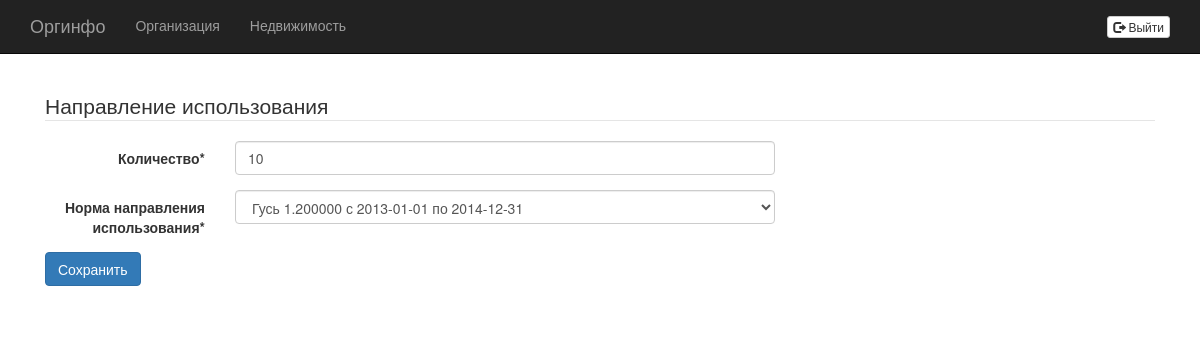
The app's page /real_estates/1/land_plots_and_outbuilding/1/, older data.
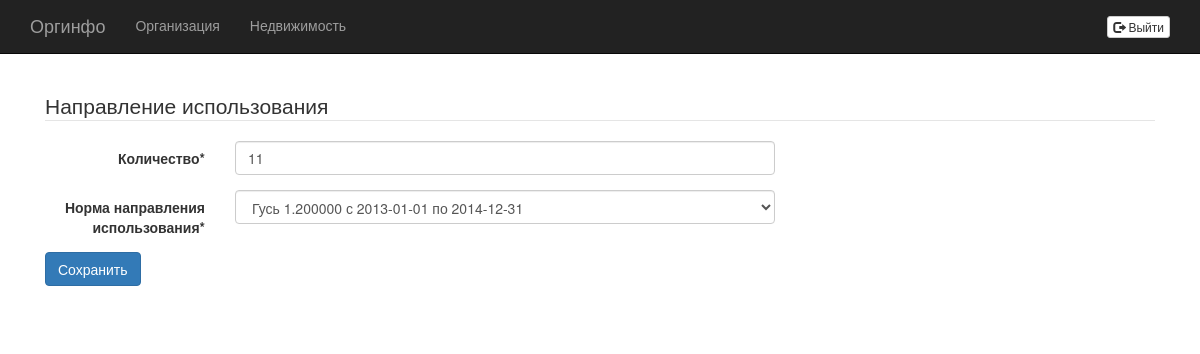
The same page, newer data.
### accounting/models.py (models this page shows)
class LandPlotAndOutbuilding(models.Model):
    count = models.IntegerField()
    real_estate = models.ForeignKey(RealEstate)
    direction_using_norm = models.ForeignKey(DirectionUsingNorm)

### accounting/views.py (the view, shortened to what this page needs)
# urls.py: url(r'^real_estates/(?P<real_estate_id>\d+)/land_plots_and_outbuilding/(?P<pk>\d+)/$', views.UpdateLandPlotAndOutbuilding.as_view(success_url=None), name='land_plot_and_outbuilding'),
class UpdateLandPlotAndOutbuilding(UpdateView):
    model = LandPlotAndOutbuilding
    form_class = CreateLandPlotAndOutbuildingForm
    template_name = 'accounting/add_client.html'

### accounting/forms.py
class CreateLandPlotAndOutbuildingForm(ModelForm):
    def __init__(self, *args, **kwargs):
        super(CreateLandPlotAndOutbuildingForm, self).__init__(*args, **kwargs)
        self.helper = FormHelper()
        self.helper.form_class = 'form-horizontal'
        self.helper.label_class = 'col-sm-2'
        self.helper.field_class = 'col-sm-6'
        self.fields['count'].label = "Количество"
        self.fields['direction_using_norm'].label = "Норма направления использования"
        self.helper.layout = Layout(
            Fieldset(
                'Направление использования',
                'count',
                'direction_using_norm'
            ),
            ButtonHolder(
                Submit('submit', 'Сохранить', css_class='btn-default')
            )
        )
    class Meta:
        model = LandPlotAndOutbuilding
        fields = ['count', 'direction_using_norm']

### accounting/models.py (called while the page is built)
    def __str__(self):
        return "%s %f с %s по %s" % (self.direction_using.name, self.value, self.validity.start, str(self.validity.end))

### accounting/templates/accounting/add_client.html
{% extends "starter-template.html" %}
{% block container %}
{% load crispy_forms_tags %}
{% crispy form %}
{% endblock %}

Row changes from the older to the newer data that the page shows:
changed LandPlotAndOutbuilding: count "10" → "11"
